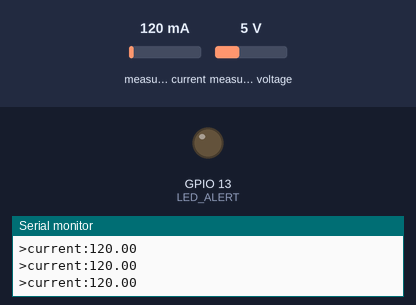
Bench run of a program on a simulated ESP32. Shown: output pins drawn as LEDs (lit = HIGH), the last lines printed to the serial monitor. The test bench sets the inputs (shaded band); at power-on: measured voltage 5 V, measured current 120 mA.

Above: at 1.2 s.
1.3 s: measured voltage set to 5.3 V
2.8 s: measured voltage set to 5.8 V
At 3.7 s:
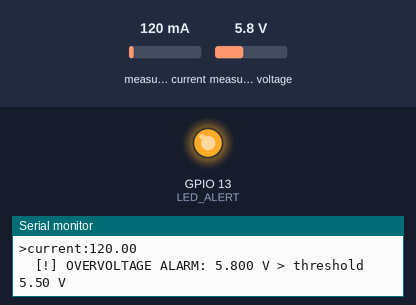
4.3 s: measured voltage set to 0.3 V
At 4.8 s:
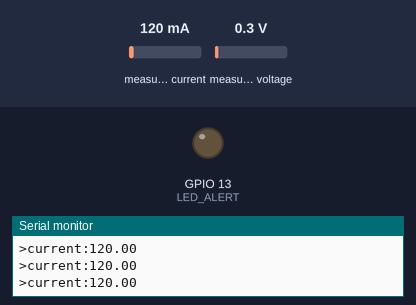
5.8 s: measured voltage set to 7.5 V
At 7.2 s:
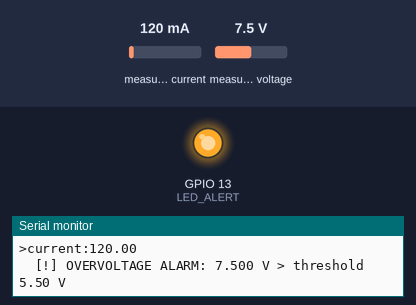
Timing chart, 0 to 8.3 s (numbered marks = the images above; inputs shaded):
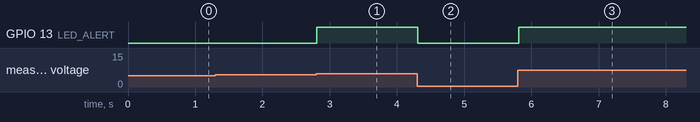

Measured:
- the behaviour switches between 5.5 and 5.6 V on measured voltage (found by bisection; images 0 and 1)
- after the input at 2.8 s, GPIO 13 (LED_ALERT): LOW → HIGH at once
- after the input at 4.3 s, GPIO 13 (LED_ALERT): HIGH → LOW at once
- after the input at 5.8 s, GPIO 13 (LED_ALERT): LOW → HIGH at once

The program:

main.cpp
```cpp
/**
 * ============================================================
 * Current Monitoring with INA219 – Arduino MEGA 2560
 * Framework : Arduino (PlatformIO)
 * Sensor    : INA219 (I2C)
 * ============================================================
 *
 * INA219 → MEGA 2560 Connection
 * ─────────────────────────────────
 * INA219 VCC  →  5V
 * INA219 GND  →  GND
 * INA219 SDA  →  Pin 20 (SDA)
 * INA219 SCL  →  Pin 21 (SCL)
 *
 * Connection with the other board (load to be monitored)
 * ─────────────────────────────────────────────────────
 * The VIN+ terminal of the INA219 goes to the positive supply
 * of the board to be monitored; VIN- to the positive pin of the load
 *
 * Available I2C addresses (A0/A1 pins on the INA219):
 * 0x40  →  A0=GND, A1=GND  (default)
 * 0x41  →  A0=VCC, A1=GND
 * 0x44  →  A0=GND, A1=VCC
 * 0x45  →  A0=VCC, A1=VCC
 * ============================================================
*/

#include <Arduino.h>
#include <Wire.h>
#include <Adafruit_INA219.h>

#define INA219_ADDRESS  0x40      // Change if necessary
#define SAMPLE_INTERVAL 100       // ms between readings
#define OVERCURRENT_MA  500.0f    // Current alarm threshold (mA)
#define OVERVOLTAGE_V   5.5f      // Voltage alarm threshold (V)
#define LED_ALERT       13        // Integrated alarm LED

Adafruit_INA219 ina219(INA219_ADDRESS);

float peakCurrentMA  = 0.0f;
float peakVoltageV   = 0.0f;
float totalEnergyMWh = 0.0f;
uint32_t sampleCount = 0;
uint32_t lastSampleMs = 0;

void printHeader();
void printReadings(float busV, float shuntMV, float currentMA, float powerMW);
void printOnlyCurrentReading(float currentMA);
void checkAlerts(float currentMA, float busV);
void printStats();


void setup() {
    pinMode(LED_ALERT, OUTPUT);
    digitalWrite(LED_ALERT, LOW);

    Serial.begin(115200);
    while (!Serial) { ; }

    if (!ina219.begin()) {
        Serial.println("[ERROR] INA219 not found! Check the wiring.");
        Serial.print("         Expected I2C address: 0x");
        Serial.println(INA219_ADDRESS, HEX);
        while (true) {
            digitalWrite(LED_ALERT, !digitalRead(LED_ALERT));
            delay(200);
        }
    }

    // Calibration for 16V 400mA range
    ina219.setCalibration_16V_400mA();
    lastSampleMs = millis();
}


void loop() {
    uint32_t now = millis();

    if (now - lastSampleMs >= SAMPLE_INTERVAL) {
        uint32_t dtMs  = now - lastSampleMs;
        lastSampleMs   = now;


        float shuntMV  = ina219.getShuntVoltage_mV();
        float busV     = ina219.getBusVoltage_V();
        float currentMA= ina219.getCurrent_mA();
        float powerMW  = ina219.getPower_mW();

        // Ignore abnormal readings (overflow)
        if (currentMA > 400.0f || currentMA < -400.0f) {
            Serial.println("Sensor overflow - check the load");
            return;
        }

        sampleCount++;
        if (currentMA > peakCurrentMA) peakCurrentMA = currentMA;
        if (busV      > peakVoltageV)  peakVoltageV  = busV;

        printOnlyCurrentReading(currentMA);

        checkAlerts(currentMA, busV);
    }
}

void printOnlyCurrentReading(float currentMA) {
    Serial.print(">current:");
    Serial.print(currentMA, 2);
    Serial.println();
}


void checkAlerts(float currentMA, float busV) {
    bool alert = false;

    if (currentMA > OVERCURRENT_MA) {
        Serial.print("  [!] OVERCURRENT ALARM: ");
        Serial.print(currentMA, 2);
        Serial.print(" mA > threshold ");
        Serial.print(OVERCURRENT_MA, 0);
        Serial.println(" mA");
        alert = true;
    }

    if (busV > OVERVOLTAGE_V) {
        Serial.print(F("  [!] OVERVOLTAGE ALARM: "));
        Serial.print(busV, 3);
        Serial.print(F(" V > threshold "));
        Serial.print(OVERVOLTAGE_V, 2);
        Serial.println(F(" V"));
        alert = true;
    }

    digitalWrite(LED_ALERT, alert ? HIGH : LOW);
}
```
